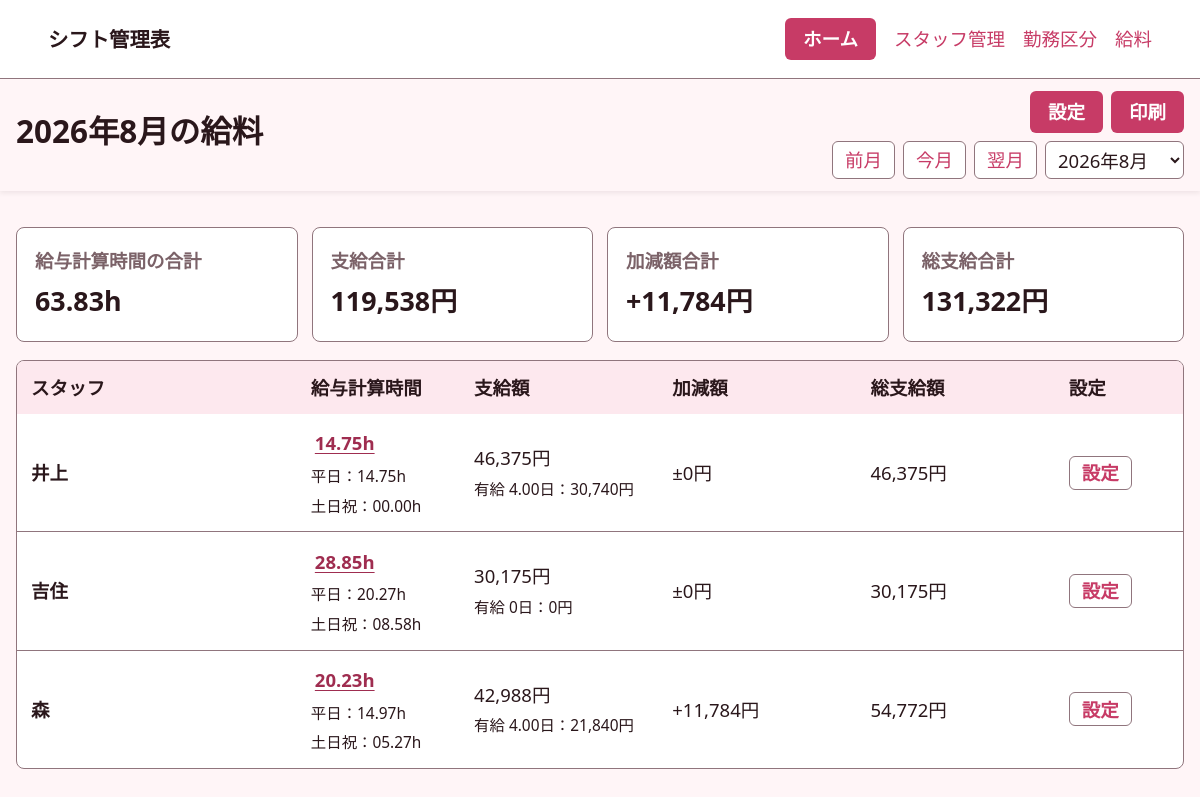
Page /salary/?month=2026-08 on the committed database.
### notes/models.py (models this page shows, shortened)
class Staff(models.Model):
    show_in_salary = models.BooleanField('給料一覧に表示', default=True)
    management_number = models.CharField('管理番号', max_length=2, unique=True, blank=True, null=True)
    name = models.CharField('名前', max_length=80, unique=True)
    hourly_wage = models.PositiveIntegerField('平日時給', default=0)
    holiday_hourly_wage = models.PositiveIntegerField('土日祝日時給', blank=True, null=True)
    paid_leave_hours_per_day = models.DecimalField(
        '有給1日あたりの時間', max_digits=4, decimal_places=2, default=0,
        validators=[MinValueValidator(0), MaxValueValidator(24)],
    )
    created_at = models.DateTimeField('作成日時', auto_now_add=True)
    class Meta:
        ordering = [models.F('management_number').asc(nulls_last=True), 'name']
        verbose_name = 'スタッフ'
        verbose_name_plural = 'スタッフ'
    def wages_for_month(self, month):
        wage = self.wage_history.filter(effective_month__lte=month.replace(day=1)).order_by('-effective_month').first()
        weekday = wage.hourly_wage if wage else self.hourly_wage
        holiday = wage.holiday_hourly_wage if wage else self.holiday_hourly_wage
        return weekday, holiday

class MonthlyPaidLeave(models.Model):
    staff = models.ForeignKey(Staff, on_delete=models.CASCADE, related_name='monthly_paid_leave')
    month = models.DateField('対象月')
    days = models.DecimalField('有給日数', max_digits=4, decimal_places=2, default=0,
                               validators=[MinValueValidator(0), MaxValueValidator(31)])
    hours_per_day = models.DecimalField('1日あたりの時間', max_digits=4, decimal_places=2, default=0,
                                        validators=[MinValueValidator(0), MaxValueValidator(24)])
    class Meta:
        constraints = [models.UniqueConstraint(fields=['staff', 'month'], name='unique_staff_paid_leave_month')]
    @property
    def amount(self):
        weekday_wage, _ = self.staff.wages_for_month(self.month)
        return int(weekday_wage * self.hours_per_day * self.days)

### notes/views.py (the view)
# urls.py: path('salary/', views.salary_list, name='salary_list'),
def salary_list(request):
    selected_month = _parse_month(request.GET.get('month'))
    first_day = selected_month.replace(day=1)
    last_day = selected_month.replace(day=calendar.monthrange(selected_month.year, selected_month.month)[1])
    previous_month = (first_day - timedelta(days=1)).replace(day=1)
    next_month = (last_day + timedelta(days=1)).replace(day=1)
    shifts = Shift.objects.filter(work_date__range=(first_day, last_day)).select_related('shift_type', 'staff', 'actual_shift_type')
    deductions = SalaryDeduction.objects.all()
    staff_deduction_settings = {
        (staff_amount.staff_id, staff_amount.deduction_id): staff_amount.for_month(first_day)
        for staff_amount in StaffSalaryDeduction.objects.select_related('deduction', 'staff')
    }
    staff_deduction_settings.update({
        (item.staff_id, item.deduction_id): item
        for item in MonthlyStaffSalaryDeduction.objects.filter(month=first_day)
    })
    rows = []
    total_minutes = 0
    total_gross_amount = 0
    total_adjustment_amount = 0
    total_net_amount = 0
    holidays = _japanese_holidays(selected_month.year)
    paid_leave_by_staff = {
        leave.staff_id: leave for leave in MonthlyPaidLeave.objects.filter(month=first_day).select_related('staff')
    }
    for staff in Staff.objects.filter(show_in_salary=True):
        staff_minutes = 0
        weekday_minutes = 0
        holiday_minutes = 0
        daily_salary = []
        for shift in shifts:
            if shift.staff_id != staff.id:
                continue
            minutes = _salary_shift_minutes(shift)
            has_actual = bool(shift.actual_start_time and shift.actual_end_time)
            is_off = shift.actual_day_off or (not has_actual and shift.shift_type and shift.shift_type.is_leave)
            daily_salary.append({
                'date': shift.work_date,
                'start': None if is_off else (shift.actual_start_time if has_actual else shift.start_time),
                'end': None if is_off else (shift.actual_end_time if has_actual else shift.end_time),
                'source': '休み' if is_off else ('実働' if has_actual else '予定（実働未登録）'),
                'break_minutes': 0 if is_off else (shift.effective_break_minutes if has_actual else shift.planned_break_minutes),
                'minutes': minutes,
                'duration': _format_salary_hours(minutes),
            })
            if shift.work_date.weekday() >= 5 or shift.work_date in holidays:
                holiday_minutes += minutes
            else:
                weekday_minutes += minutes
        staff_minutes = weekday_minutes + holiday_minutes
        weekday_wage, holiday_wage = staff.wages_for_month(selected_month)
        holiday_wage = holiday_wage if holiday_wage is not None else weekday_wage
        gross_amount = (weekday_minutes * weekday_wage + holiday_minutes * holiday_wage) // 60
        paid_leave = paid_leave_by_staff.get(staff.pk)
        paid_leave_amount = paid_leave.amount if paid_leave else 0
        gross_amount += paid_leave_amount
        adjustment_amount = _staff_salary_adjustment_total(staff, deductions, staff_deduction_settings)
        net_amount = gross_amount + adjustment_amount
        rows.append(
            {
                'staff': staff,
                'work_duration': _format_salary_hours(staff_minutes),
                'daily_salary': daily_salary,
                'weekday_duration': _format_salary_hours(weekday_minutes),
                'holiday_duration': _format_salary_hours(holiday_minutes),
                'paid_leave_days': paid_leave.days if paid_leave else 0,
                'paid_leave_amount': _format_yen(paid_leave_amount),
                'gross_amount': _format_yen(gross_amount),
                'adjustment_amount': _format_yen(adjustment_amount, signed=True),
                'net_amount': _format_yen(net_amount),
            }
        )
        total_minutes += staff_minutes
        total_gross_amount += gross_amount
        total_adjustment_amount += adjustment_amount
        total_net_amount += net_amount
    return render(
        request,
        'notes/salary_list.html',
        {
            'rows': rows,
            'selected_month': selected_month,
            'month_choices': [
                date(year, month, 1)
                for year in range(max(1, selected_month.year - 2), min(9999, selected_month.year + 2) + 1)
                for month in range(1, 13)
            ],
            'previous_month': previous_month,
            'next_month': next_month,
            'total_duration': _format_salary_hours(total_minutes),
            'total_gross_amount': _format_yen(total_gross_amount),
            'total_adjustment_amount': _format_yen(total_adjustment_amount, signed=True),
            'total_net_amount': _format_yen(total_net_amount),
        },
    )

### notes/models.py (called while the page is built)
    def for_month(self, month):
        if self.reset_from_month and month >= self.reset_from_month:
            return MonthlyStaffSalaryDeduction(
                staff_id=self.staff_id, deduction_id=self.deduction_id,
                month=month, amount=0, is_active=False,
            )
        return self

    @property
    def effective_break_minutes(self):
        category = self.effective_shift_type
        return self.actual_break_minutes if self.actual_break_minutes is not None else ((category.break_minutes or 0) if category else 0)

    @property
    def effective_shift_type(self):
        return self.actual_shift_type or self.shift_type

### notes/views.py (called while the page is built)
def _parse_month(value):
    if value:
        try:
            return datetime.strptime(value, '%Y-%m').date()
        except ValueError:
            messages = None
    return date.today().replace(day=1)

def _staff_salary_adjustment_total(staff, deductions, staff_deduction_settings):
    total = 0
    for deduction in deductions:
        staff_setting = staff_deduction_settings.get((staff.id, deduction.id))
        if not _salary_deduction_is_active(staff_setting, deduction):
            continue
        amount = _deduction_amount(staff_setting, deduction)
        if deduction.direction == 'add':
            total += amount
        else:
            total -= amount
    return total

def _deduction_amount(staff_setting, deduction):
    if isinstance(staff_setting, MonthlyStaffSalaryDeduction):
        return staff_setting.amount
    if deduction.amount_type == 'fixed':
        return deduction.fixed_amount
    return staff_setting.amount if staff_setting else 0

def _salary_deduction_is_active(staff_setting, deduction):
    if staff_setting is not None:
        return staff_setting.is_active
    return deduction.amount_type == 'fixed'

def _format_yen(amount, signed=False):
    if signed:
        if amount > 0:
            return f'+{amount:,}円'
        if amount < 0:
            return f'-{abs(amount):,}円'
        return '±0円'
    return f'{amount:,}円'

def _actual_shift_work_minutes(shift, fallback_minutes):
    if shift.actual_day_off:
        return 0
    if not shift.actual_start_time or not shift.actual_end_time:
        return fallback_minutes
    break_minutes = shift.shift_type.break_minutes if shift.shift_type and shift.shift_type.break_minutes else 0
    return _time_range_minutes(shift.actual_start_time, shift.actual_end_time, shift.effective_break_minutes)

### notes/templates/notes/salary_list.html (shortened to what this page needs)
{% extends 'notes/base.html' %}
{% block content %}
    <section class="page-title table-header">
        <div>
            <h1>{{ selected_month|date:'Y年n月' }}の給料</h1>
        </div>
        <div class="shift-toolbar">
            <div class="shift-action-nav">
                <a class="button" href="{% url 'salary_settings' %}?month={{ selected_month|date:'Y-m' }}">設定</a>
                <button type="button" class="print-button" data-salary-print>印刷</button>
            </div>
            <div class="month-nav">
                <a href="{% url 'salary_list' %}?month={{ previous_month|date:'Y-m' }}">前月</a>
                <a href="{% url 'salary_list' %}">今月</a>
                <a href="{% url 'salary_list' %}?month={{ next_month|date:'Y-m' }}">翌月</a>
                <select class="month-select" aria-label="表示する年月" data-month-select>
                    {% for month in month_choices %}
                        <option value="{% url 'salary_list' %}?month={{ month|date:'Y-m' }}"{% if month == selected_month %} selected{% endif %}>{{ month|date:'Y年n月' }}</option>
                    {% endfor %}
                </select>
            </div>
        </div>
    </section>
    <div class="salary-summary">
        <div>
            <span>給与計算時間の合計</span>
            <strong>{{ total_duration }}</strong>
        </div>
        <div>
            <span>支給合計</span>
            <strong>{{ total_gross_amount }}</strong>
        </div>
        <div>
            <span>加減額合計</span>
            <strong>{{ total_adjustment_amount }}</strong>
        </div>
        <div>
            <span>総支給合計</span>
            <strong>{{ total_net_amount }}</strong>
        </div>
    </div>
    <div class="salary-table-wrap">
        <table class="salary-table">
            <thead>
                <tr>
                    <th class="salary-col-staff">スタッフ</th>
                    <th class="salary-col-time">給与計算時間</th>
                    <th class="salary-col-money">支給額</th>
                    <th class="salary-col-money">加減額</th>
                    <th class="salary-col-money">総支給額</th>
                    <th class="salary-col-action">設定</th>
                </tr>
            </thead>
            <tbody>
                {% for row in rows %}
                    <tr>
                        <th class="salary-col-staff">{{ row.staff.name }}</th>
                        <td class="salary-col-time"><button type="button" class="salary-hours-link" data-salary-detail="salary-detail-{{ row.staff.pk }}" aria-haspopup="dialog" aria-label="{{ row.staff.name }}さんの給与計算時間の内訳">{{ row.work_duration }}</button><br><small>平日：{{ row.weekday_duration }}<br>土日祝：{{ row.holiday_duration }}</small></td>
                        <td class="salary-col-money">{{ row.gross_amount }}<br><small>有給 {{ row.paid_leave_days }}日：{{ row.paid_leave_amount }}</small></td>
                        <td class="salary-col-money">{{ row.adjustment_amount }}</td>
                        <td class="salary-col-money">{{ row.net_amount }}</td>
                        <td class="salary-col-action"><a class="outline-button" href="{% url 'staff_salary_settings' row.staff.pk %}?month={{ selected_month|date:'Y-m' }}">設定</a></td>
                    </tr>
                {% endfor %}
            </tbody>
        </table>
    </div>
{% endblock %}

### notes/static/notes/styles.css (style rules this page uses)
:root { color-scheme: light; --bg: #fff5f7; --surface: #ffffff; --ink: #2a171b; --muted: #7b6268; --line: #90757d; --accent: #c73b66; --accent-dark: #9f2d50; --danger: #b7283e; }
* { box-sizing: border-box; }
html { font-size: 18.5px; }
body { margin: 0; min-height: 100vh; background: var(--bg); color: var(--ink); font-family: system-ui, -apple-system, BlinkMacSystemFont, "Segoe UI", sans-serif; line-height: 1.6; }
a { color: var(--accent); text-decoration: none; }
.top-nav, .table-header, .month-nav, .field-grid { display: flex; align-items: center; }
.page-title { margin-bottom: 28px; }
.page-title h1, .form-panel h1 { margin: 0 0 8px; font-size: clamp(1.7rem, 2.4vw, 2.25rem); line-height: 1.2; }
.table-header { justify-content: space-between; gap: 18px; }
.shift-toolbar { display: grid; gap: 8px; justify-items: end; }
.month-nav, .shift-action-nav { display: flex; gap: 8px; white-space: nowrap; }
.month-nav a { display: inline-flex; align-items: center; min-height: 38px; padding: 0 12px; border: 1px solid var(--line); border-radius: 6px; background: var(--surface); }
.month-nav .month-select { width: auto; min-width: 0; min-height: 38px; padding: 0 8px; background: var(--surface); }
.print-button { min-height: 42px; padding: 0 18px; border: 0; background: var(--accent); color: #fff; }
.button, button { display: inline-flex; align-items: center; justify-content: center; min-height: 42px; padding: 0 18px; border: 0; border-radius: 6px; background: var(--accent); color: #fff; font: inherit; font-weight: 700; cursor: pointer; }
.link-button, .outline-button { display: inline-flex; align-items: center; justify-content: center; min-height: 34px; padding: 0 12px; border: 1px solid var(--line); border-radius: 6px; background: #fff; color: var(--accent); font: inherit; font-weight: 700; text-decoration: none; }
.salary-summary { display: grid; grid-template-columns: repeat(auto-fit, minmax(180px, 1fr)); gap: 14px; margin-bottom: 18px; }
.salary-summary > div { display: grid; gap: 4px; padding: 18px; border: 1px solid var(--line); border-radius: 8px; background: var(--surface); }
.salary-summary span { color: var(--muted); font-weight: 700; }
.salary-summary strong { font-size: 1.45rem; }
.salary-table-wrap { overflow-x: auto; border: 1px solid var(--line); border-radius: 8px; background: var(--surface); }
.salary-table { width: 100%; min-width: 780px; border-collapse: collapse; table-layout: fixed; }
.salary-table th, .salary-table td { padding: 12px 14px; border-bottom: 1px solid var(--line); text-align: left; }
.salary-table thead th { background: #fde8ee; }
.salary-col-staff { width: 24%; }
.salary-col-time { width: 14%; }
.salary-col-money { width: 17%; }
.salary-col-action { width: 11%; text-align: center; }
.salary-table tr:last-child th, .salary-table tr:last-child td { border-bottom: 0; }
input, textarea, select { width: 100%; border: 1px solid var(--line); border-radius: 6px; padding: 12px 14px; color: var(--ink); font: inherit; }
@media screen { body.has-fixed-header { padding-top: var(--fixed-header-height); } }
.fixed-page-controls .page-title, .fixed-page-controls .form-actions, .fixed-page-controls .bulk-actions { margin: 0; }
html { scroll-padding-top: calc(var(--fixed-header-height, 0px) + 16px); }
.salary-hours-link { min-height: 34px; padding: 0 4px; background: transparent; color: var(--accent-dark); text-decoration: underline; text-underline-offset: 3px; }

### rows in the picture
Staff: staff.name "井上", work_duration "14.75h", weekday_duration "14.75h", holiday_duration "00.00h", gross_amount "46,375円", paid_leave_days "4.00", paid_leave_amount "30,740円", adjustment_amount "±0円", net_amount "46,375円"
Staff: staff.name "吉住", work_duration "28.85h", weekday_duration "20.27h", holiday_duration "08.58h", gross_amount "30,175円", paid_leave_days "0", paid_leave_amount "0円", adjustment_amount "±0円", net_amount "30,175円"
Staff: staff.name "森", work_duration "20.23h", weekday_duration "14.97h", holiday_duration "05.27h", gross_amount "42,988円", paid_leave_days "4.00", paid_leave_amount "21,840円", adjustment_amount "+11,784円", net_amount "54,772円"

### other values in the picture
{{ selected_month|date:'Y年n月' }} "2026年8月"
{{ total_duration }} "63.83h"
{{ total_gross_amount }} "119,538円"
{{ total_adjustment_amount }} "+11,784円"
{{ total_net_amount }} "131,322円"
form field value "2026年8月"
